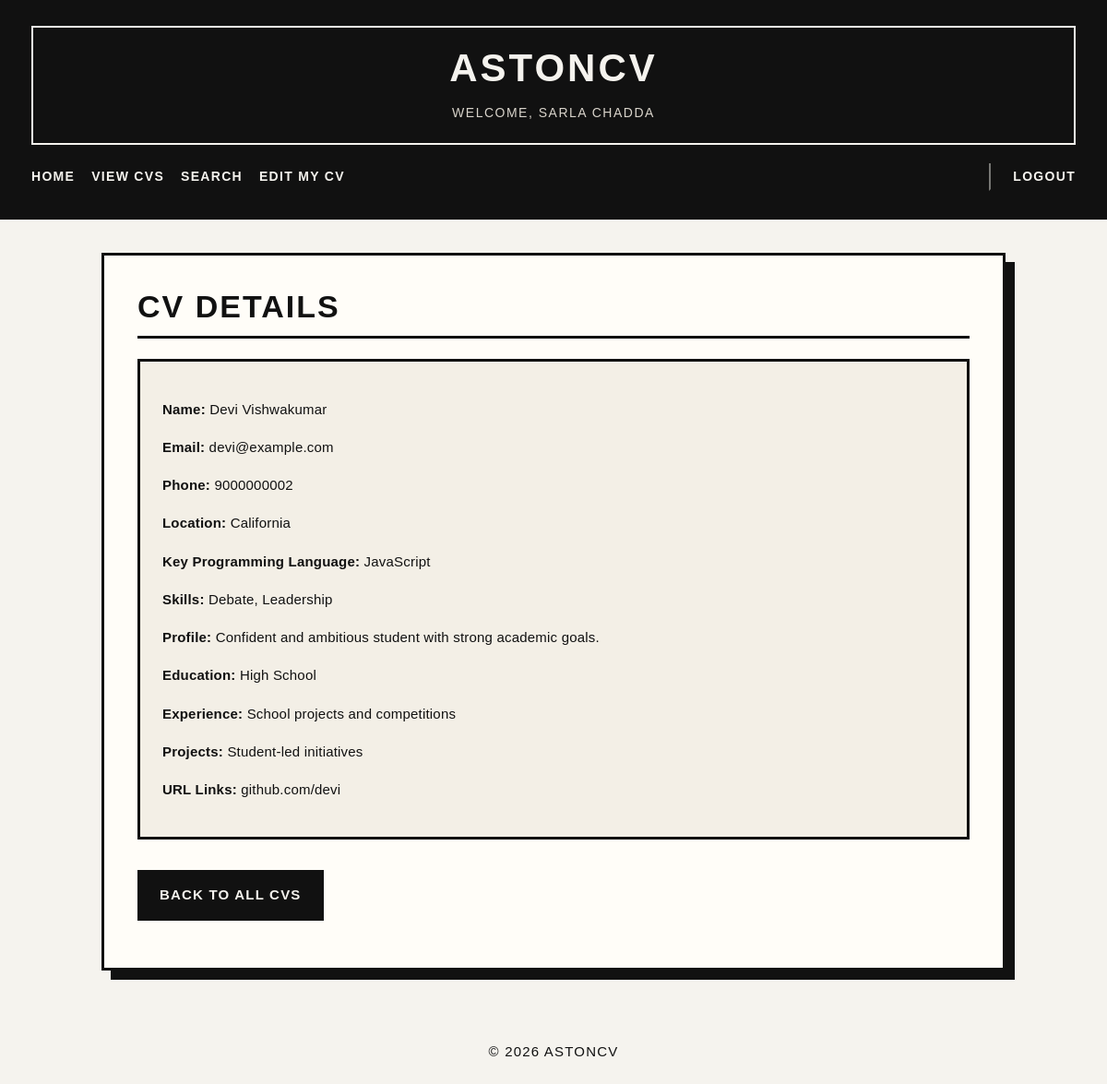
The app's page /cv_detail.php?id=4 (signed in) with its own data.
### tables this page shows
CREATE TABLE cvs (
  id BIGINT UNSIGNED NOT NULL AUTO_INCREMENT,
  name VARCHAR(100) NOT NULL,
  email VARCHAR(100) NOT NULL UNIQUE,
  password VARCHAR(255) NOT NULL,
  keyprogramming VARCHAR(255) DEFAULT NULL,
  profile TEXT DEFAULT NULL,
  education TEXT DEFAULT NULL,
  URLlinks TEXT DEFAULT NULL,
  phone VARCHAR(50) DEFAULT NULL,
  location VARCHAR(100) DEFAULT NULL,
  skills TEXT DEFAULT NULL,
  experience TEXT DEFAULT NULL,
  projects TEXT DEFAULT NULL,
  PRIMARY KEY (id)
);

### cv_detail.php (the view, shortened to what this page needs)
<?php
include 'includes/config.php';
include 'includes/header.php';
$id = $_GET['id'];
$sql = "SELECT * FROM cvs WHERE id = ?";
$stmt = $conn->prepare($sql);
$stmt->bind_param("i", $id);
if (!$stmt->execute()) {
    die("Execute failed: " . $stmt->error);
}
$result = $stmt->get_result();
$cv = $result->fetch_assoc();
?>
<h2>CV Details</h2>
<div class="cv-detail-box">
    <p><strong>Name:</strong> <?php echo htmlspecialchars($cv['name'] ?? ''); ?></p>
    <p><strong>Email:</strong> <?php echo htmlspecialchars($cv['email'] ?? ''); ?></p>
    <p><strong>Phone:</strong> <?php echo htmlspecialchars($cv['phone'] ?? ''); ?></p>
    <p><strong>Location:</strong> <?php echo htmlspecialchars($cv['location'] ?? ''); ?></p>
    <p><strong>Key Programming Language:</strong> <?php echo htmlspecialchars($cv['keyprogramming'] ?? ''); ?></p>
    <p><strong>Skills:</strong> <?php echo nl2br(htmlspecialchars($cv['skills'] ?? '')); ?></p>
    <p><strong>Profile:</strong> <?php echo nl2br(htmlspecialchars($cv['profile'] ?? '')); ?></p>
    <p><strong>Education:</strong> <?php echo nl2br(htmlspecialchars($cv['education'] ?? '')); ?></p>
    <p><strong>Experience:</strong> <?php echo nl2br(htmlspecialchars($cv['experience'] ?? '')); ?></p>
    <p><strong>Projects:</strong> <?php echo nl2br(htmlspecialchars($cv['projects'] ?? '')); ?></p>
    <p><strong>URL Links:</strong> <?php echo htmlspecialchars($cv['URLlinks'] ?? ''); ?></p>
</div>
<p>
    <a href="cvs.php" class="primary-link-button">Back to All CVs</a>
</p>
<?php include 'includes/footer.php'; ?>

### css/style.css (style rules this page uses)
body { font-family: "Arial", "Helvetica Neue", sans-serif; background-color: #f5f3ee; color: #111111; margin: 0; padding: 0; letter-spacing: 0.2px; }
h2 { margin-top: 0; margin-bottom: 18px; color: #111111; font-size: 34px; font-weight: 900; text-transform: uppercase; letter-spacing: 2px; border-bottom: 3px solid #111111; padding-bottom: 12px; }
p { line-height: 1.75; font-size: 15px; }
.primary-link-button { display: inline-block; margin-top: 18px; padding: 12px 22px; background-color: #111111; color: #f5f3ee; text-decoration: none; border: 2px solid #111111; font-weight: 800; text-transform: uppercase; letter-spacing: 1.2px; }
.cv-detail-box { background-color: #f3efe6; border: 3px solid #111111; padding: 24px; margin-top: 22px; }
.cv-detail-box p { margin-bottom: 14px; }
a { color: #111111; }

### records on screen
cvs: name "Devi Vishwakumar", email "devi@example.com", phone "9000000002", location "California", keyprogramming "JavaScript", skills "Debate, Leadership", profile "Confident and ambitious student with strong academic goals.", education "High School", experience "School projects and competitions", projects "Student-led initiatives", URLlinks "github.com/devi"

### other values on screen
$_SESSION["user_name"] "SARLA CHADDA"
